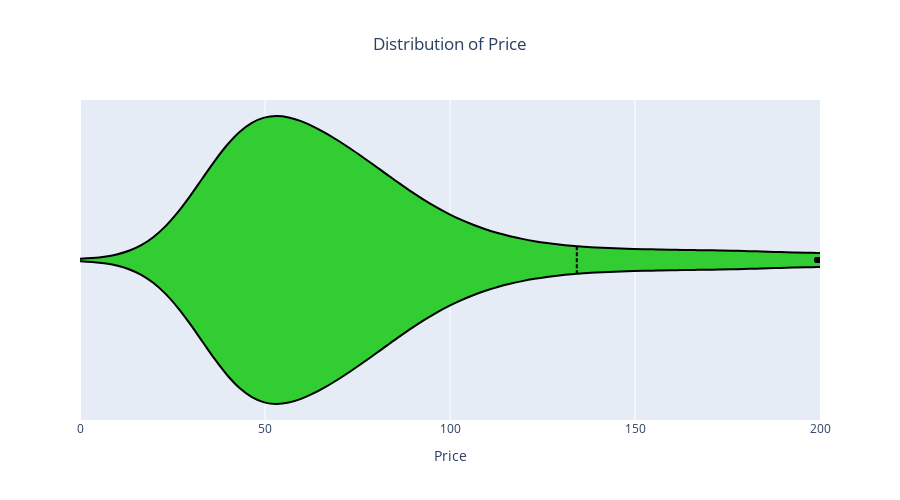

Source (notebook cell):
### Markdown cell above
In our pursuit to accurately predict future prices based on historical values of influential factors like supply and demand, we transformed the time-series data of all the features into a tabular format by creating lagged versions of both the target variable and the relevant features. Each lagged version corresponds to a specific hour, with the price for that hour being used as the target variable.

### Code cell
import plotly.graph_objects as go

# Create a violin plot of price with increased size
fig = go.Figure(data=go.Violin(x=df['price'], box_visible=False, meanline_visible=True,
                              fillcolor='#32CD32', line_color='black', width=0.8))

# Update layout
fig.update_layout(
    title={
        'text': 'Distribution of Price',
        'x': 0.5,  # Center the title
        'xanchor': 'center'  # Center the title
    },
    xaxis=dict(title='Price', range=[0, 200]),
    yaxis=dict(title=None, showticklabels=False),
    showlegend=False,
    # width=800,  # Set the width of the plot
    height=500  # Set the height of the plot
)

# Show the plot
fig.show()

### Figure 1 — Plotly figure (JSON) as saved in the notebook; plotly's stock layout.template omitted (floating-point values rounded to 4 significant figures; data arrays with more than 128 entries replaced by an {"elided": "..."} marker saying what was removed)
{"data": [{"box": {"visible": false}, "fillcolor": "#32CD32", "line": {"color": "black"}, "meanline": {"visible": true}, "type": "violin", "width": 0.8, "x": {"elided": "21143 float values"}}], "layout": {"height": 500, "showlegend": false, "title": {"text": "Distribution of Price", "x": 0.5, "xanchor": "center"}, "xaxis": {"range": [0, 200], "title": {"text": "Price"}}, "yaxis": {"showticklabels": false, "title": {}}}}
